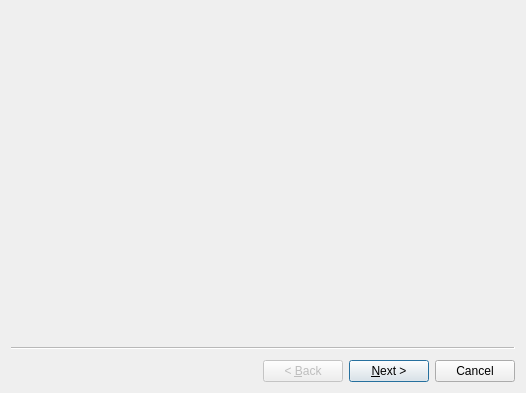
<?xml version="1.0" encoding="UTF-8"?>
<ui version="4.0">
 <class>Wizard</class>
 <widget class="QWizard" name="Wizard">
  <property name="geometry">
   <rect>
    <x>0</x>
    <y>0</y>
    <width>526</width>
    <height>393</height>
   </rect>
  </property>
  <property name="windowTitle">
   <string>Wizard</string>
  </property>
  <widget class="ProSetPage" name="wizardPage1"/>
  <widget class="ConfirmPage" name="wizardPage2"/>
 </widget>
 <customwidgets>
  <customwidget>
   <class>ProSetPage</class>
   <extends>QWizardPage</extends>
   <header>prosetpage.h</header>
   <container>1</container>
  </customwidget>
  <customwidget>
   <class>ConfirmPage</class>
   <extends>QWizardPage</extends>
   <header>confirmpage.h</header>
   <container>1</container>
  </customwidget>
 </customwidgets>
 <resources/>
 <connections/>
</ui>
